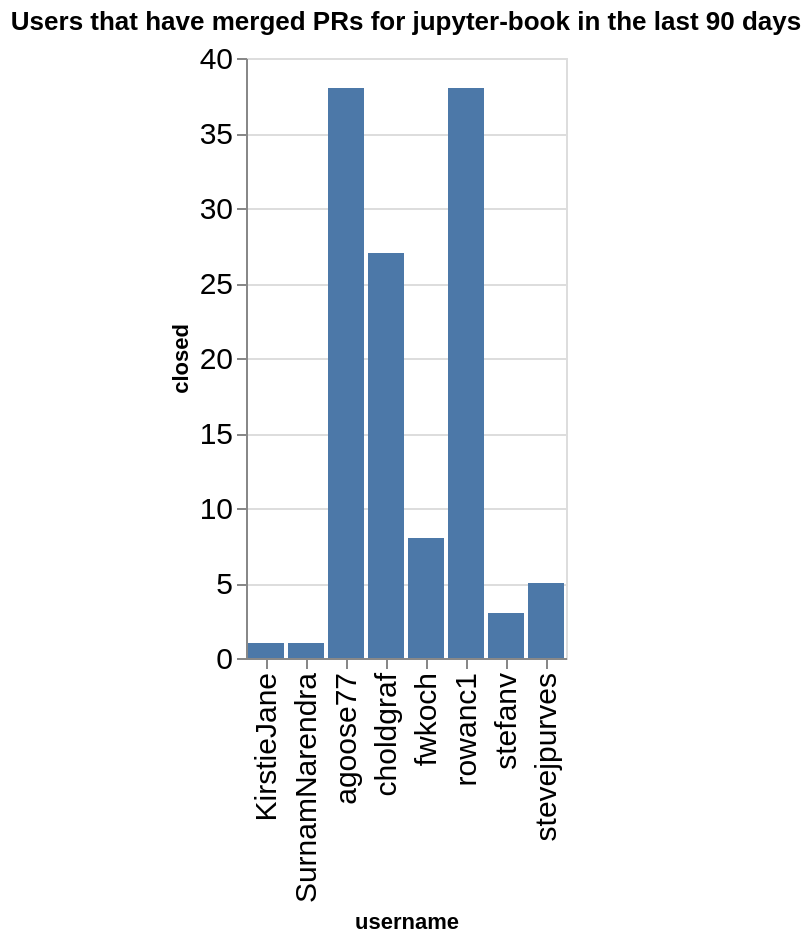

Here is the notebook cell this chart was saved with:
### Code cell
charts = []
title = f"Users that have merged PRs for {github_org} in the last {n_days} days"
ch = alt.Chart(data=closed_by_repo.replace(np.nan, 0), title=title).mark_bar().encode(
    x='username',
    y='closed',
)
ch

### Figure 1 — Vega-Lite specification as saved in the notebook (floating-point values rounded to 4 significant figures)
{"config": {"axisLeft": {"labelFontSize": 15}, "axisBottom": {"labelFontSize": 15}}, "data": {"name": "data-26bf6d4c7c8c85b651f6c1899f86b30f"}, "mark": {"type": "bar"}, "encoding": {"x": {"field": "username", "type": "nominal"}, "y": {"field": "closed", "type": "quantitative"}}, "title": "Users that have merged PRs for jupyter-book in the last 90 days", "$schema": "https://vega.github.io/schema/vega-lite/v5.20.1.json", "datasets": {"data-26bf6d4c7c8c85b651f6c1899f86b30f": [{"name": "blog", "username": "agoose77", "closed": 3}, {"name": "blog", "username": "choldgraf", "closed": 3}, {"name": "example-landing-pages", "username": "agoose77", "closed": 1}, {"name": "example-outputs", "username": "stevejpurves", "closed": 3}, {"name": "jupyter-book", "username": "KirstieJane", "closed": 1}, {"name": "jupyter-book", "username": "SurnamNarendra", "closed": 1}, {"name": "jupyter-book", "username": "agoose77", "closed": 17}, {"name": "jupyter-book", "username": "choldgraf", "closed": 8}, {"name": "jupyterlab-myst", "username": "agoose77", "closed": 1}, {"name": "myst-theme", "username": "agoose77", "closed": 3}, {"name": "myst-theme", "username": "choldgraf", "closed": 4}, {"name": "myst-theme", "username": "fwkoch", "closed": 2}, {"name": "myst-theme", "username": "rowanc1", "closed": 9}, {"name": "myst-theme", "username": "stevejpurves", "closed": 2}, {"name": "mystmd", "username": "agoose77", "closed": 10}, {"name": "mystmd", "username": "choldgraf", "closed": 11}, {"name": "mystmd", "username": "fwkoch", "closed": 6}, {"name": "mystmd", "username": "rowanc1", "closed": 29}, {"name": "mystmd", "username": "stefanv", "closed": 3}, {"name": "team-compass", "username": "agoose77", "closed": 3}, {"name": "team-compass", "username": "choldgraf", "closed": 1}]}}
